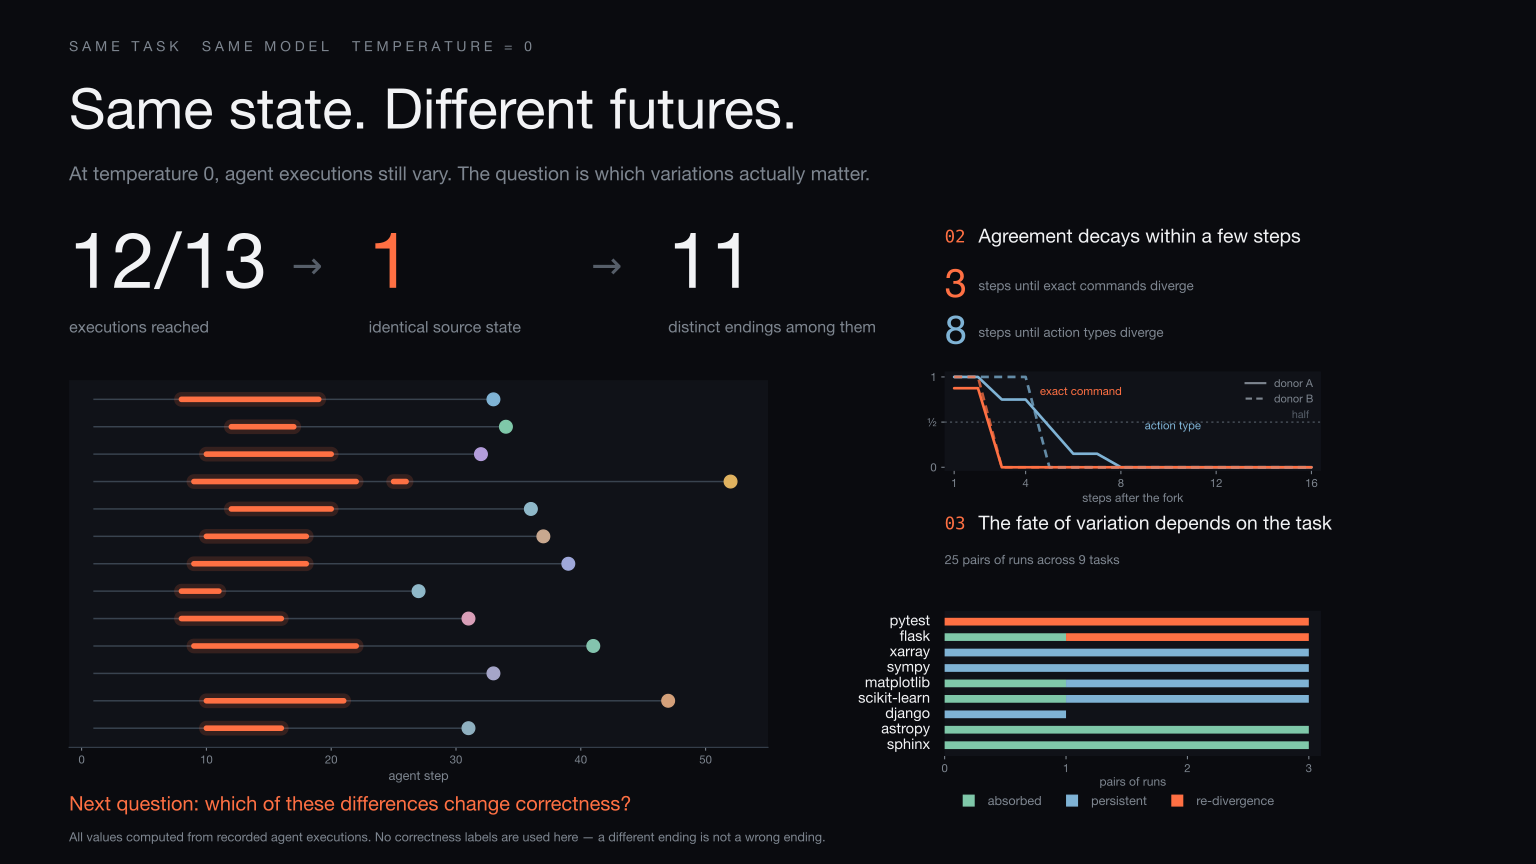

Here is the Python script that generated this plot:
"""Cover as a research poster: three findings, all from recorded data.

The earlier covers were one idea each -- a slogan, then a single chart. This one
carries what the work actually found, because a cover for an engineering post is
read by people deciding whether the article has anything in it.

    left, large    one task: they meet, and they end apart
    right, top     how fast agreement with a donor decays, by granularity
    right, bottom  across ten tasks, the fate of divergence differs

The weighting is deliberate. Three panels of equal size make a reader choose
where to look, and in a feed they choose to scroll. One result leads and two
support it.

The headline numbers are 12 -> 1 -> 11 and the arithmetic matters: thirteen runs
exist, twelve reach the shared state, and those twelve end at eleven distinct
states, because two of them land on the same one. "13 -> 1 -> 12" is tidier and
says something the data does not.

Every number is computed here from probe files and the frozen analysis modules,
not typed in. Nothing is marked correct or incorrect: these runs carry no
correctness label.
"""

from __future__ import annotations

import collections
import hashlib
import importlib.util
import itertools
import json
import os
import sys
from glob import glob
from pathlib import Path

import matplotlib
matplotlib.use("Agg")
import matplotlib.pyplot as plt
from matplotlib.lines import Line2D

ROOT = Path(__file__).resolve().parents[2]
RUNS = os.environ.get("RUNS_ROOT", "")
TASK = "pytest-dev__pytest-10051"
S = "400ed4047a8253a9cc7268069f079099484f0d279b7bd225a309da40609896c0"

BG = "#0a0b0f"
PANEL = "#101218"
LINE = "#39434f"
TEXT = "#f2f3f5"
MUTED = "#7d858f"
DIM = "#565e69"
ACCENT = "#ff7043"
BLUE = "#7fb3d5"
GREEN = "#7fc8a9"
ENDS = ["#7fb3d5", "#7fc8a9", "#b39ddb", "#e0b25f", "#8fb8c9", "#c9a88f",
        "#9fa8da", "#d99fb8", "#84c4ae", "#a5a5c9", "#d4a07a", "#8fb0c0"]
TOPO = {"absorbed": GREEN, "persistent": BLUE, "re-divergence": ACCENT}

for family in ("Helvetica Neue", "Helvetica", "Arial"):
    if any(family.lower() in f.name.lower() for f in matplotlib.font_manager.fontManager.ttflist):
        plt.rcParams["font.family"] = family
        break


def load_module(name, relative):
    spec = importlib.util.spec_from_file_location(name, ROOT / relative)
    module = importlib.util.module_from_spec(spec)
    spec.loader.exec_module(module)
    return module


def frame(ax, title=None, number=None, caption=None, title_y=0.088, caption_y=0.038):
    ax.set_facecolor(PANEL)
    for side in ax.spines.values():
        side.set_visible(False)
    ax.tick_params(colors=MUTED, labelsize=8.5, length=2.5)
    if title is None:
        return
    box = ax.get_position()
    ax.figure.text(box.x0, box.y1 + title_y, number, fontsize=13, color=ACCENT,
                   va="center", family="monospace")
    ax.figure.text(box.x0 + 0.022, box.y1 + title_y, title, fontsize=14.5, color=TEXT,
                   va="center")
    # Captions are wrapped by hand rather than by width: at this panel pitch an
    # unwrapped line runs into the next panel's title, and the right-hand one
    # runs off the canvas entirely.
    ax.figure.text(box.x0, box.y1 + caption_y, caption, fontsize=9.6, color=MUTED,
                   va="center", linespacing=1.55)


def panel_attractor(ax, big=False):
    runs = []
    for directory in ("exp1", "h2_phase_a", "h2_phase_a1"):
        for path in sorted(glob(f"{RUNS}/{directory}/{TASK}__r*.probe.jsonl")):
            runs.append([json.loads(line) for line in open(path)])
    finals = list(dict.fromkeys(s[-1]["tracked_diff_hash"] for s in runs))
    colour = {h: ENDS[i % len(ENDS)] for i, h in enumerate(finals)}
    hit = [s for s in runs if any(x["tracked_diff_hash"] == S for x in s)]
    # Distinct endings **among the runs that met**, which is the number the
    # headline claims. Counting distinct endings over all thirteen would mix in
    # the one that never reached the shared state.
    endings = len({s[-1]["tracked_diff_hash"] for s in hit})

    for index, steps in enumerate(runs):
        y = len(runs) - index
        ax.plot([1, len(steps)], [y, y], color=LINE, lw=1.1, zorder=1)
        spans, start = [], None
        for step in steps:
            here = step["tracked_diff_hash"] == S
            if here and start is None:
                start = step["step"]
            elif not here and start is not None:
                spans.append((start, step["step"] - 1)); start = None
        if start is not None:
            spans.append((start, steps[-1]["step"]))
        for a, b in spans:
            ax.plot([a, max(b, a + 0.5)], [y, y], color=ACCENT,
                    lw=11 if big else 6.5, alpha=0.16, solid_capstyle="round", zorder=2)
            ax.plot([a, max(b, a + 0.5)], [y, y], color=ACCENT,
                    lw=4.2 if big else 2.6, solid_capstyle="round", zorder=3)
        ax.plot(len(steps), y, "o", ms=9.5 if big else 6,
                color=colour[steps[-1]["tracked_diff_hash"]], zorder=4)

    ax.set_xlim(-1, max(len(s) for s in runs) + 3)
    ax.set_ylim(0.3, len(runs) + 0.7)
    ax.set_yticks([])
    ax.set_xlabel("agent step", fontsize=9.5, color=MUTED, labelpad=4)
    ax.spines["bottom"].set_visible(True)
    ax.spines["bottom"].set_color(LINE)
    return len(hit), len(runs), endings


def panel_decay(ax):
    data = json.loads((ROOT / "paper/manifests/h3_pytest_exploratory.json").read_text())
    for arm, style, alpha in (("A", "-", 1.0), ("B", (0, (3, 2)), 0.75)):
        for grain, colour in (("signature", BLUE), ("command", ACCENT)):
            points = [p for p in data["censored"][arm]["points"][grain]
                      if p["survival"] is not None and p["h"] <= 16]
            ax.plot([p["h"] for p in points], [p["survival"] for p in points],
                    ls=style, color=colour, lw=2.0, alpha=alpha, solid_capstyle="round")
    ax.set_xlim(0.6, 16.4)
    ax.set_ylim(-0.04, 1.06)
    ax.set_yticks([0, 0.5, 1.0])
    ax.set_yticklabels(["0", "½", "1"])
    ax.set_xticks([1, 4, 8, 12, 16])
    ax.set_xlabel("steps after the fork", fontsize=9, color=MUTED, labelpad=3)
    ax.axhline(0.5, color=DIM, lw=0.8, ls=(0, (2, 3)), zorder=0)
    ax.text(15.9, 0.545, "half", fontsize=8, color=DIM, ha="right")
    ax.text(4.6, 0.80, "exact command", fontsize=8.5, color=ACCENT)
    ax.text(9.0, 0.42, "action type", fontsize=8.5, color=BLUE)
    ax.legend(handles=[Line2D([], [], color=MUTED, lw=1.6, label="donor A"),
                       Line2D([], [], color=MUTED, lw=1.6, ls=(0, (3, 2)), label="donor B")],
              loc="upper right", frameon=False, fontsize=8.2, labelcolor=MUTED,
              handlelength=1.8, borderaxespad=0.3)


def panel_topology(ax):
    divergence = load_module("divergence_mod", "experiments/coding/divergence.py")
    runs = divergence.load(f"{RUNS}/exp1")
    counts = {}
    for task in sorted(runs):
        usable = [r for r in sorted(runs[task]) if runs[task][r]["exit"] == "Submitted"]
        if len(usable) < 2:
            continue
        labels = collections.Counter(
            divergence.classify(runs[task][x], runs[task][y])["topology"]
            for x, y in itertools.combinations(usable, 2))
        counts[task.split("__")[-1].rsplit("-", 1)[0]] = labels

    order = sorted(counts, key=lambda t: (-counts[t].get("re-divergence", 0),
                                          -counts[t].get("persistent", 0)))
    for index, task in enumerate(order):
        y = len(order) - index
        left = 0
        for name, colour in TOPO.items():
            width = counts[task].get(name, 0)
            if width:
                ax.barh(y, width, left=left, height=0.5, color=colour, zorder=2)
                left += width
        ax.text(-0.12, y, task, ha="right", va="center", fontsize=11, color=TEXT)
    ax.set_xlim(0, 3.1)
    ax.set_ylim(0.3, len(order) + 0.7)
    ax.set_yticks([])
    ax.set_xticks([0, 1, 2, 3])
    ax.set_xlabel("pairs of runs", fontsize=9, color=MUTED, labelpad=2)
    ax.spines["bottom"].set_visible(True)
    ax.spines["bottom"].set_color(LINE)
    total = collections.Counter()
    for c in counts.values():
        total.update(c)
    return total


def main() -> None:
    if not RUNS:
        sys.exit("set RUNS_ROOT")
    fig = plt.figure(figsize=(16, 9), dpi=100)
    fig.patch.set_facecolor(BG)

    # One result leads. Equal panels make the reader choose where to look, and
    # in a feed they choose to scroll.
    ax_a = fig.add_axes([0.045, 0.135, 0.455, 0.425])
    # The chart in 02 is support, not the point: the two numbers above it are.
    # A hero should not ask the reader to find an axis.
    ax_b = fig.add_axes([0.615, 0.455, 0.245, 0.115])
    ax_c = fig.add_axes([0.615, 0.125, 0.245, 0.168])

    frame(ax_a)  # the big numbers above it are its title
    reached, n_runs, endings = panel_attractor(ax_a, big=True)
    panel_decay(ax_b)
    total = panel_topology(ax_c)

    fig.text(0.045, 0.945, "S A M E   T A S K      S A M E   M O D E L      "
                           "T E M P E R A T U R E   =   0",
             fontsize=10.5, color=MUTED, va="center")
    fig.text(0.045, 0.868, "Same state. Different futures.",
             fontsize=42, color=TEXT, va="center")
    fig.text(0.045, 0.797,
             "At temperature 0, agent executions still vary. "
             "The question is which variations actually matter.",
             fontsize=14.5, color=MUTED, va="center")

    # The headline, as an equation the reader can hold: met, once, apart.
    # Positions are explicit rather than advanced by string length -- "12/13"
    # and "1" are very different widths and the computed version overlapped its
    # own labels.
    columns = [(0.045, f"{reached}/{n_runs}", "executions reached", TEXT),
               (0.240, "1", "identical source state", ACCENT),
               # "distinct endings" alone invites reading it across all thirteen.
               # It is eleven among the twelve that met.
               (0.435, f"{endings}", "distinct endings among them", TEXT)]
    for x, value, label, tone in columns:
        fig.text(x, 0.690, value, fontsize=58, color=tone, va="center", ha="left")
        fig.text(x, 0.620, label, fontsize=12, color=MUTED, va="center", ha="left")
    for x in (0.200, 0.395):
        # Helvetica Neue has no U+2192; fall back for this glyph only rather
        # than losing the whole heading to a substitution box.
        fig.text(x, 0.690, "\u2192", fontsize=28, color=DIM, va="center",
                 ha="center", family="DejaVu Sans")

    frame(ax_b)
    box = ax_b.get_position()
    fig.text(box.x0, box.y1 + 0.155, "02", fontsize=13, color=ACCENT, va="center",
             family="monospace")
    fig.text(box.x0 + 0.022, box.y1 + 0.155, "Agreement decays within a few steps",
             fontsize=14.5, color=TEXT, va="center")
    # Stacked, not side by side: the column is 0.245 wide and two labels of this
    # length sat on top of each other's numbers.
    for y, number, label, tone in ((0.668, "3", "steps until exact commands diverge", ACCENT),
                                   (0.614, "8", "steps until action types diverge", BLUE)):
        fig.text(box.x0, y, number, fontsize=30, color=tone, va="center", ha="left")
        fig.text(box.x0 + 0.022, y, label, fontsize=10, color=MUTED, va="center", ha="left")
    frame(ax_c, "The fate of variation depends on the task", "03",
          f"{sum(total.values())} pairs of runs across 9 tasks",
          title_y=0.100, caption_y=0.058)

    handles = [Line2D([], [], marker="s", ls="", ms=8, color=c, label=k)
               for k, c in TOPO.items()]
    fig.legend(handles=handles, loc="lower left", bbox_to_anchor=(0.615, 0.052),
               frameon=False, fontsize=9.5, labelcolor=MUTED, ncol=3,
               handletextpad=0.5, columnspacing=1.4)

    fig.text(0.045, 0.068, "Next question: which of these differences change correctness?",
             fontsize=15, color=ACCENT, va="center")
    fig.text(0.045, 0.030,
             "All values computed from recorded agent executions. No correctness labels "
             "are used here — a different ending is not a wrong ending.",
             fontsize=9.5, color=MUTED, va="center")

    out = ROOT / "paper/figures"
    fig.savefig(out / "poster.png", dpi=100, facecolor=BG)
    fig.savefig(out / "poster.svg", format="svg", facecolor=BG)
    print(f"headline: {reached}/{n_runs} reached S, {endings} distinct endings among them")
    print(f"panel 3: {dict(total)}")
    print("wrote paper/figures/poster.png (1600x900) and poster.svg")


if __name__ == "__main__":
    main()
